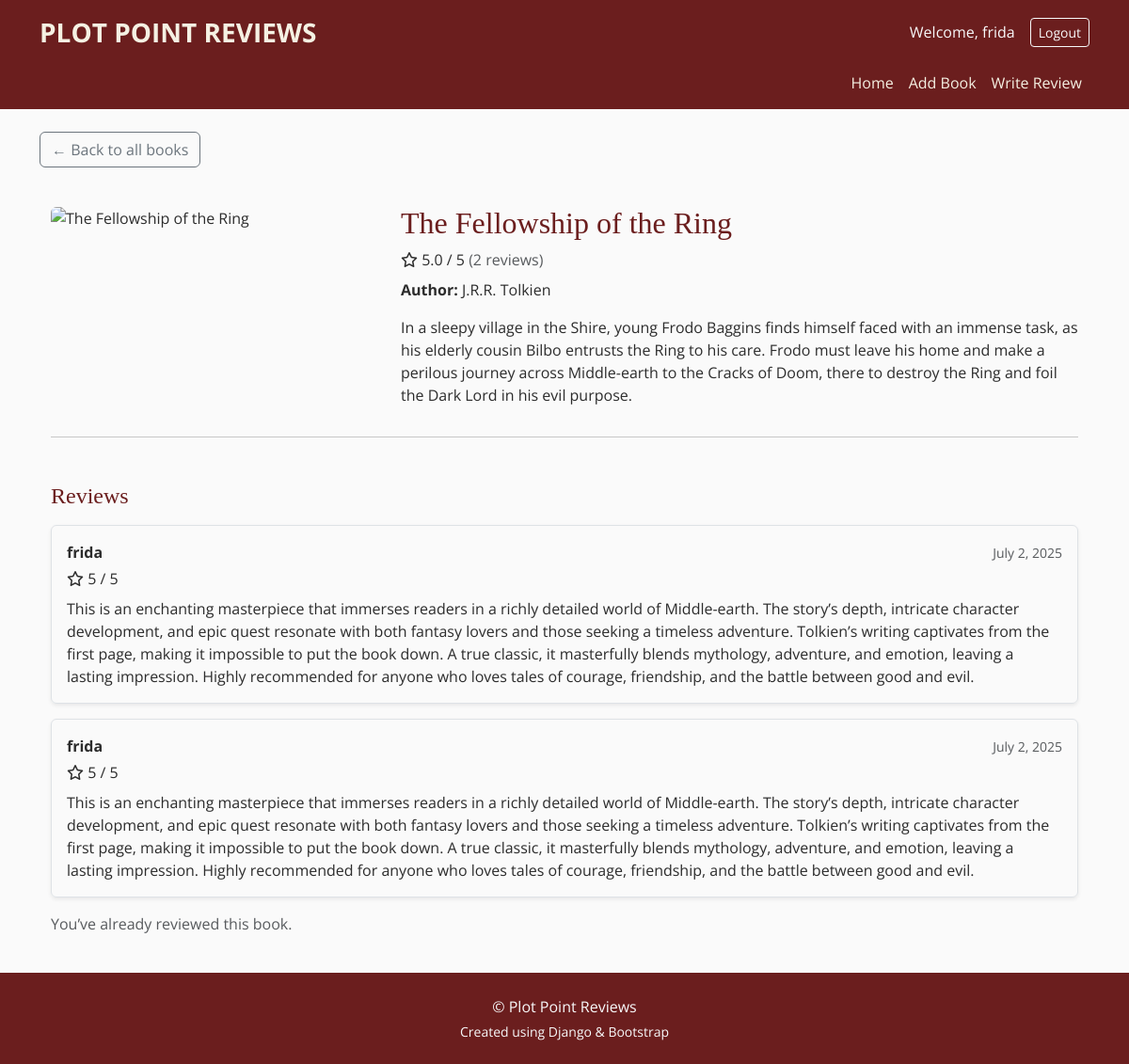
Screenshot of /book/1/ (signed in) with the database file from the repository.
### books/models.py (models this page shows, shortened)
class Book(models.Model):
    title = models.CharField(max_length=255)
    author = models.CharField(max_length=255)
    cover = CloudinaryField('image')
    description = models.TextField(default='No description yet')
    @property
    def average_rating(self):
        reviews = self.reviews.all()
        if reviews.exists():
            return round(sum([r.rating for r in reviews]) / reviews.count(), 1)
        return None
    @property
    def review_count(self):
        return self.reviews.count()

class Review(models.Model):
    book = models.ForeignKey(Book, on_delete=models.CASCADE, related_name='reviews')
    user = models.ForeignKey(User, on_delete=models.CASCADE, related_name='reviews')
    rating = models.PositiveSmallIntegerField()
    content = models.TextField()
    created_at = models.DateTimeField(auto_now_add=True)

### books/views.py (the view)
# urls.py: path('book/<int:pk>/', views.book_detail, name='book_detail'),
def book_detail(request, pk):
    book = get_object_or_404(Book, pk=pk)
    reviews = Review.objects.filter(book=book).order_by('-created_at')
    user_review = None
    if request.user.is_authenticated:
        user_review = Review.objects.filter(book=book, user=request.user).first()
        if request.method == 'POST' and not user_review:
            form = ReviewForm(request.POST)
            if form.is_valid():
                review = form.save(commit=False)
                review.book = book
                review.user = request.user
                review.save()
                messages.success(request, 'Thank you for your review!')
                return redirect('book_detail', pk=book.pk)
        else:
            form = ReviewForm()
    else:
        form = None
    return render(request, 'books/book_detail.html', {
        'book': book,
        'reviews': reviews,
        'form': form,
        'user_review': user_review
    })

### books/templates/books/book_detail.html (shortened to what this page needs)
{% extends 'base.html' %}
{% load static %}
{% block content %}
<a href="{% url 'book_list' %}" class="btn btn-outline-secondary mb-3">
  ← Back to all books
</a>
<div class="container mt-4">
  <div class="row">
    <div class="col-md-4">
      {% if book.cover %}
        <img src="{{ book.cover.url }}" class="img-fluid rounded" alt="{{ book.title }}">
      {% endif %}
    </div>
    <div class="col-md-8">
    <h2>{{ book.title }}</h2>
    {% if book.average_rating %}
        <p class="mb-2">
        <i class="fa-regular fa-star"></i>
        {{ book.average_rating }} / 5
        <span class="text-muted">({{ book.review_count }} review{{ book.review_count|pluralize }})</span>
        </p>
    {% else %}
        <p class="text-muted">No reviews yet</p>
    {% endif %}
      <p><strong>Author:</strong> {{ book.author }}</p>
      <p>{{ book.description }}</p>
    </div>
  </div>
  <hr>
<h4 class="mt-5 mb-3">Reviews</h4>
{% if book.reviews.all %}
  {% for review in book.reviews.all %}
    <div class="border rounded p-3 mb-3 shadow-sm">
      <div class="d-flex justify-content-between align-items-center mb-1">
        <strong>{{ review.user.username }}</strong>
        <small class="text-muted">{{ review.created_at|date:"F j, Y" }}</small>
      </div>
      <div class="mb-2">
        <i class="fa-regular fa-star"></i>
        {{ review.rating }} / 5
      </div>
      <p class="mb-0">{{ review.content }}</p>
    </div>
  {% endfor %}
{% else %}
  <p class="text-muted">No reviews yet for this book.</p>
{% endif %}
{% if user.is_authenticated %}
  {% if user_review %}
    <p class="text-muted">You’ve already reviewed this book.</p>
  {% endif %}
{% else %}
  <p class="mt-3">Log in to write a review.</p>
{% endif %}
</div>
{% endblock %}

### templates/base.html (shortened to what this page needs)
<!DOCTYPE html>
<html lang="en">
<head>
    {% load static %}
    <link href="https://cdn.jsdelivr.net/npm/bootstrap@5.3.3/dist/css/bootstrap.min.css" rel="stylesheet">
    <link rel="stylesheet" href="{% static 'css/style.css' %}">
</head>
<body>
    <header>
<nav class="navbar navbar-expand-lg navbar-dark">
  <div class="container flex-column align-items-end">
    <div class="w-100 d-flex justify-content-between align-items-center">
      <a class="navbar-brand fs-3 text-uppercase fw-bold" href="/">Plot Point Reviews</a>
      <div class="d-flex align-items-center">
        {% if user.is_authenticated %}
          <span class="text-light me-3">Welcome, {{ user.username }}</span>
          <a class="btn btn-sm btn-outline-light" href="{% url 'logout' %}">Logout</a>
        {% else %}
          <a class="btn btn-sm btn-outline-light me-2" href="{% url 'login' %}">Login</a>
          <a class="btn btn-sm btn-outline-light" href="{% url 'signup' %}">Register</a>
        {% endif %}
      </div>
    </div>
    <div class="collapse navbar-collapse justify-content-end mt-2 w-100" id="navbarSubmenu">
      <ul class="navbar-nav">
        <li class="nav-item">
          <a class="nav-link text-light" href="/">Home</a>
        </li>
        <li class="nav-item">
        {% if user.is_authenticated %}
            <a class="nav-link text-light" href="{% url 'add_book' %}">Add Book</a>
        {% else %}
            <a class="nav-link text-light" href="{% url 'login' %}?next={% url 'add_book' %}">Add Book</a>
        {% endif %}
        </li>
        <li class="nav-item">
        {% if user.is_authenticated %}
            <a class="nav-link text-light" href="{% url 'add_review' %}">Write Review</a>
        {% else %}
            <a class="nav-link text-light" href="{% url 'login' %}?next={% url 'add_review' %}" class="text-warning">Write Review</a>
        {% endif %}
        </li>
      </ul>
    </div>
  </div>
</nav>
</header>
    <main class="container mt-4">
        {% block content %}{% endblock %}
    </main>
    <footer class="mt-4 py-4 text-center text-light">
  <div class="container">
    <p class="mb-1">&copy; {{ now|date:"Y" }} Plot Point Reviews</p>
    <p class="small mb-0">Created using Django & Bootstrap</p>
  </div>
</footer>
</body>
</html>

### static/css/style.css (style rules this page uses)
html, body { height: 100%; display: flex; flex-direction: column; font-family: 'Open Sans', sans-serif; background-color: #FAFAFA; color: #2C2C2C; margin: 0; padding: 0; }
main { flex: 1; }
h1, h2, h3, h4, h5, h6, .card-title { font-family: 'Playfair Display', serif; color: #6B1E1E; }
.navbar { background-color: #6B1E1E; }
.navbar .nav-link, .navbar-brand { color: #F5F1E3 !important; }
footer { background-color: #6B1E1E; color: #F5F1E3; font-family: 'Open Sans', sans-serif; }

### rows the page displays
Book: title "The Fellowship of the Ring", average_rating "5.0", review_count "2", author "J.R.R. Tolkien", description "In a sleepy village in the Shire, young Frodo Baggins finds himself faced with an immense task, as his elderly cousin Bilbo entrusts the Ring to his care. Frodo must leave his home and make a perilous journey across Middle-earth to the Cracks of Doom, there to destroy the Ring and foil the Dark Lord in his evil purpose."
Review: user.username "frida", created_at "July 2, 2025", rating "5", content "This is an enchanting masterpiece that immerses readers in a richly detailed world of Middle-earth. The story’s depth, intricate character development, and epic quest resonate with both fantasy lovers and those seeking a timeless adventure. Tolkien’s writing captivates from the first page, making it impossible to put the book down. A true classic, it masterfully blends mythology, adventure, and emotion, leaving a lasting impression. Highly recommended for anyone who loves tales of courage, friendship, and the battle between good and evil."
Review: user.username "frida", created_at "July 2, 2025", rating "5", content "This is an enchanting masterpiece that immerses readers in a richly detailed world of Middle-earth. The story’s depth, intricate character development, and epic quest resonate with both fantasy lovers and those seeking a timeless adventure. Tolkien’s writing captivates from the first page, making it impossible to put the book down. A true classic, it masterfully blends mythology, adventure, and emotion, leaving a lasting impression. Highly recommended for anyone who loves tales of courage, friendship, and the battle between good and evil."

### other values shown
{{ user.username }} "frida"
